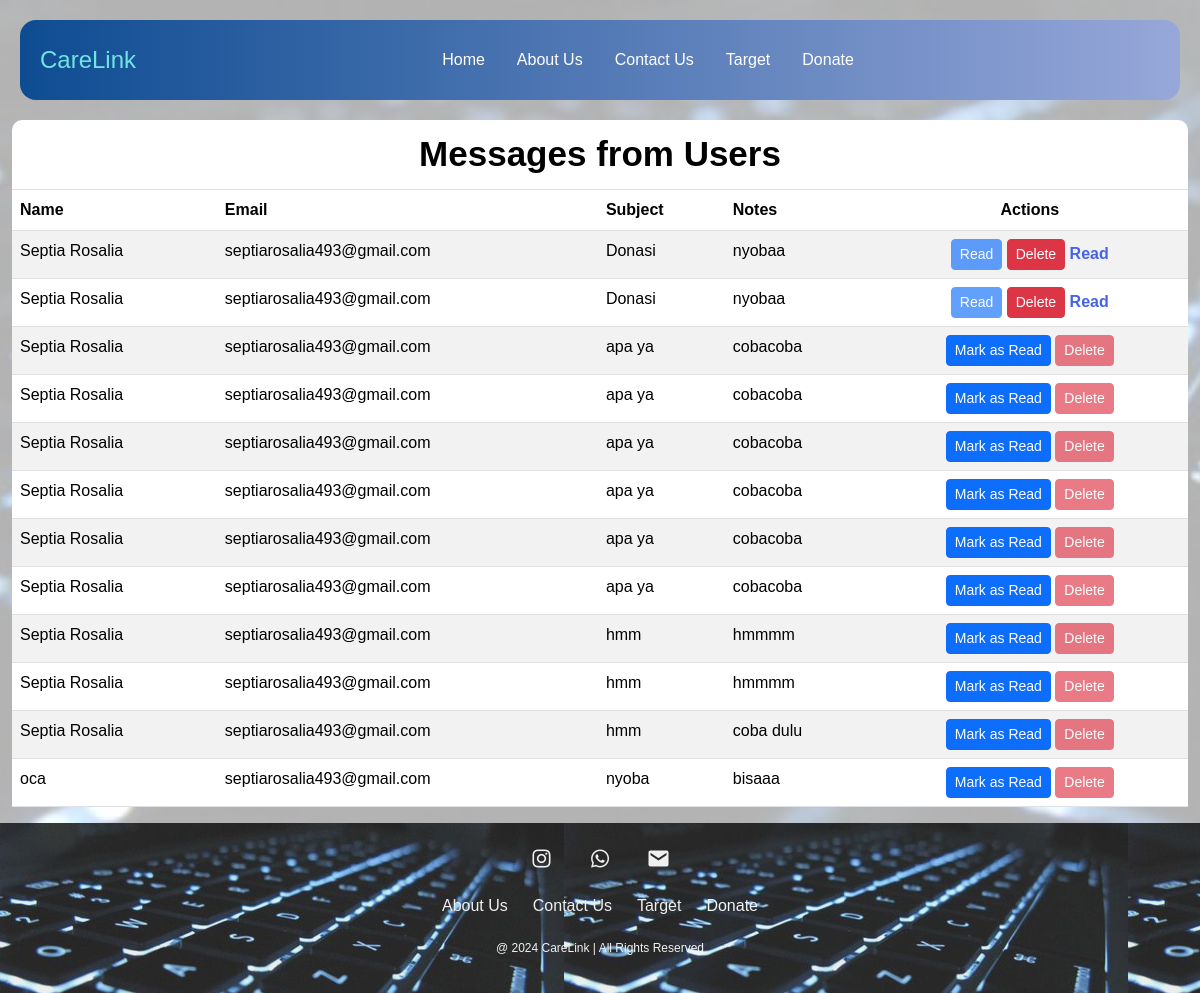
Screenshot of /User/message.php with the database file from the repository.
### tables this page shows
CREATE TABLE `contacts` (
  `id` int(11) NOT NULL,
  `name` varchar(255) NOT NULL,
  `email` varchar(255) NOT NULL,
  `subject` varchar(255) NOT NULL,
  `notes` text NOT NULL,
  `submission_date` timestamp NOT NULL DEFAULT current_timestamp(),
  `read_status` tinyint(1) DEFAULT 0
);

### User/message.php (the view, shortened to what this page needs)
<!DOCTYPE html>
<html lang="en">
<head>
    <link href="https://cdn.jsdelivr.net/npm/bootstrap@5.3.3/dist/css/bootstrap.min.css" rel="stylesheet">
    <link href="style-contact-us.css" rel="stylesheet">
    <link href="style.css" rel="stylesheet">
    <link href='https://unpkg.com/boxicons@2.1.4/css/boxicons.min.css' rel='stylesheet'>
</head>
<body>
    <nav class="navbar navbar-expand-lg fixed-top">
      <div class="container-fluid">
        <a class="navbar-brand" href="#">CareLink</a>
        <div class="offcanvas offcanvas-end" tabindex="-1" id="offcanvasNavbar" aria-labelledby="offcanvasNavbarLabel">
          <div class="offcanvas-body d-flex justify-content-between align-items-center">
            <ul class="navbar-nav justify-content-center flex-grow-1 pe-3">
              <li class="nav-item">
                <a class="nav-link mx-lg-2" aria-current="page" href="Home.html">Home</a>
              </li>
              <li class="nav-item">
                <a class="nav-link mx-lg-2" href="About Us.html">About Us</a>
              </li>
              <li class="nav-item">
                <a class="nav-link mx-lg-2" href="Contact_Us.html">Contact Us</a>
              </li>
              <li class="nav-item">
                <a class="nav-link mx-lg-2" href="Target.html">Target</a>
              </li>
              <li class="nav-item">
                <a class="nav-link mx-lg-2" href="form_donate.php">Donate</a>
              </li>
            </ul>
          </div>
        </div>
      </div>
    </nav>
<div class="container-fluid" style="margin-top: 120px;">
    <div class="table-container">
        <table class="table table-striped">
            <thead>
                <tr>
                    <th colspan="5" class="text-center text-black table-heading">Messages from Users</th>
                </tr>
                <tr>
                    <th>Name</th>
                    <th>Email</th>
                    <th>Subject</th>
                    <th>Notes</th>
                    <th class="actions-column">Actions</th>
                </tr>
            </thead>
            <tbody>
                <?php
                $servername = "localhost";
                $username = "root";
                $password = "";
                $dbname = "carelink";
                $conn = new mysqli($servername, $username, $password, $dbname);
                $sql = "SELECT * FROM contacts";
                $result = $conn->query($sql);
                if ($result->num_rows > 0) {
                    while($row = $result->fetch_assoc()) {
                        $read_status = $row["read_status"] ? "<span class='read-status'>Read</span>" : "";
                        $mark_button_text = $row["read_status"] ? "Read" : "Mark as Read";
                        $mark_button_disabled = $row["read_status"] ? "disabled" : "";
                        $delete_button_disabled = $row["read_status"] ? "" : "disabled";
                        echo "<tr>
                                <td>" . $row["name"] . "</td>
                                <td>" . $row["email"] . "</td>
                                <td>" . $row["subject"] . "</td>
                                <td>" . $row["notes"] . "</td>
                                <td class='actions-column'>
                                    <form method='post' style='display:inline;'>
                                        <input type='hidden' name='mark_read_id' value='" . $row["id"] . "'>
                                        <button type='submit' class='btn btn-primary btn-sm' $mark_button_disabled>$mark_button_text</button>
                                    </form>
                                    <form method='post' style='display:inline;'>
                                        <input type='hidden' name='delete_id' value='" . $row["id"] . "'>
                                        <button type='submit' class='btn btn-danger btn-sm' $delete_button_disabled>Delete</button>
                                    </form>
                                    $read_status
                                </td>
                            </tr>";
                    }
                } else {
                    echo "<tr><td colspan='5'>No messages found</td></tr>";
                }
                ?>
            </tbody>
        </table>
    </div>
</div>
<footer class="footer">
    <div class="social">
        <a href="https://www.instagram.com/septia_rosalia39?igsh=MXM0cjIwbHlla3pkdA%3D%3D&utm_source=qr"><i
                class='bx bxl-instagram'></i></a>
        <a href="http://wa.me/82282126810"><i class='bx bxl-whatsapp'></i></a>
        <a href="mailto:septiarosalia493@gmail.com"><i class='bx bxs-envelope'></i></a>
    </div>
    <ul class="list">
        <li>
            <a href="about.html">About Us</a>
        </li>
        <li>
            <a href="Contact_Us.html">Contact Us</a>
        </li>
        <li>
            <a href="">Target</a>
        </li>
        <li>
          <a href="">Donate</a>
      </li>
    </ul>
    <p class="copyright">@ 2024 CareLink | All Rights Reserved</p>
  </footer>
</body>
</html>

### User/style-contact-us.css (style rules this page uses)
.navbar { background-image: linear-gradient(to right, #0e4c92, #97a7d9); height: 80px; margin: 20px; border-radius: 16px; }
.navbar-brand { font-weight: 500; color: rgb(113, 227, 227); font-size: 24px; transition: 0.3s color; padding: 0.5rem; }
.nav-link { color: rgb(255, 255, 255); font-weight: 500; position: relative; }
@media (min-width: 991px) { .nav-link::before { content: ""; position: absolute; bottom: -2px; left: 0; width: 0; height: 2px; background-color: darkslategrey; visibility: hidden; transition: width 0.3s ease-in-out; } }

### User/style.css (style rules this page uses)
.navbar { background-image: linear-gradient(to right, #0e4c92, #97a7d9); height: 80px; margin: 20px; border-radius: 16px; }
.navbar-brand { font-weight: 500; color: rgb(113, 227, 227); font-size: 24px; transition: 0.3s color; padding: 0.5rem; }
.nav-link { color: rgb(255, 255, 255); font-weight: 500; position: relative; }
@media (min-width: 991px) { .nav-link::before { content: ""; position: absolute; bottom: -2px; left: 0; width: 0; height: 2px; background-color: darkslategrey; visibility: hidden; transition: width 0.3s ease-in-out; } }

### User/message.php (style rules this page uses)
body { font-family: Arial, sans-serif; margin: 0; padding: 0; position: relative; overflow: auto; }
body::after { content: ""; position: fixed; top: 0; left: 0; width: 100%; height: 100%; background-image: url('background.jpg'); background-size: cover; background-position: center; opacity: 0.3; z-index: -1; }
.table-container { overflow-x: auto; width: 100%; border-radius:10px; }
.table { width: 100%; }
.actions-column { text-align: center; }
.table-heading { font-size: 35px; font-weight: bold; }
.read-status { color: #4662E8; font-weight: bold; }
.footer { background-image: url('background.jpg'); opacity: 80%; background-color: black; color: white; text-align: center; padding: 20px; display: flex; flex-direction: column; align-items: center; }
.footer .social a { color: white; margin: 0 15px; font-size: 24px; display: inline-block; margin-bottom: 15px; }
.footer ul { list-style: none; padding: 0; display: flex; justify-content: center; gap: 5px; }
.footer ul li { display: inline; }
.footer ul li a { color: white; text-decoration: none; padding: 5px 10px; margin-top: 20px; }
.footer p { margin-top: 5px; font-size: 12px; }

### rows the page displays
contacts: name "Septia Rosalia", email "septiarosalia493@gmail.com", subject "Donasi", notes "nyobaa", read_status "Read"
contacts: name "Septia Rosalia", email "septiarosalia493@gmail.com", subject "Donasi", notes "nyobaa", read_status "Read"
contacts: name "Septia Rosalia", email "septiarosalia493@gmail.com", subject "apa ya", notes "cobacoba", read_status "Mark as Read"
contacts: name "Septia Rosalia", email "septiarosalia493@gmail.com", subject "apa ya", notes "cobacoba", read_status "Mark as Read"
contacts: name "Septia Rosalia", email "septiarosalia493@gmail.com", subject "apa ya", notes "cobacoba", read_status "Mark as Read"
contacts: name "Septia Rosalia", email "septiarosalia493@gmail.com", subject "apa ya", notes "cobacoba", read_status "Mark as Read"
contacts: name "Septia Rosalia", email "septiarosalia493@gmail.com", subject "apa ya", notes "cobacoba", read_status "Mark as Read"
contacts: name "Septia Rosalia", email "septiarosalia493@gmail.com", subject "apa ya", notes "cobacoba", read_status "Mark as Read"
contacts: name "Septia Rosalia", email "septiarosalia493@gmail.com", subject "hmm", notes "hmmmm", read_status "Mark as Read"
contacts: name "Septia Rosalia", email "septiarosalia493@gmail.com", subject "hmm", notes "hmmmm", read_status "Mark as Read"
contacts: name "Septia Rosalia", email "septiarosalia493@gmail.com", subject "hmm", notes "coba dulu", read_status "Mark as Read"
contacts: name "oca", email "septiarosalia493@gmail.com", subject "nyoba", notes "bisaaa", read_status "Mark as Read"
